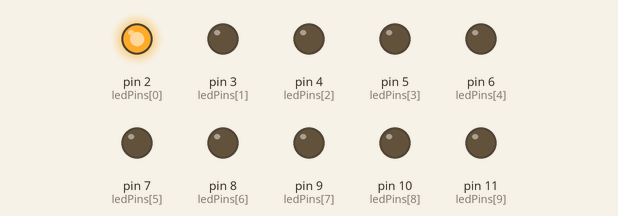
The sketch below on a simulated Arduino Uno, built with avr-gcc and run on an emulated ATmega328P. Shown: output pins drawn as LEDs (lit = HIGH).

Above: at 0.2 s.
At 1.2 s:
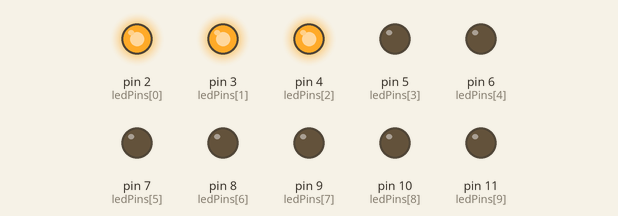
At 2.7 s:
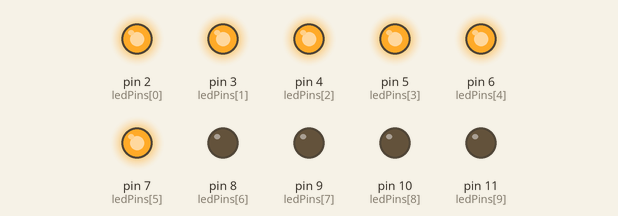
At 6.2 s:
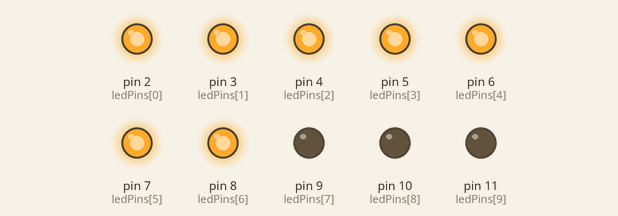
At 8.7 s:
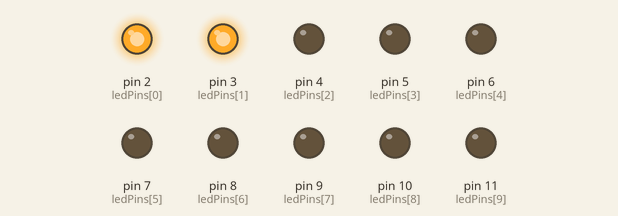
At 12.2 s:
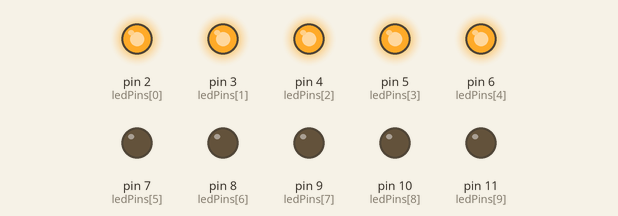
Timing chart, 0 to 13.0 s (numbered marks = the images above):
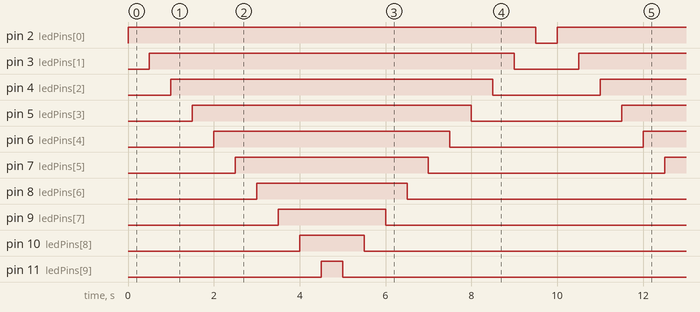

Measured:
- by itself, pin 2 (ledPins[0]): alternates HIGH for 9.5 s and LOW for 0.50 s
- by itself, pin 3 (ledPins[1]): alternates HIGH for 8.5 s and LOW for 1.5 s
- by itself, pin 4 (ledPins[2]): alternates HIGH for 7.5 s and LOW for 2.5 s
- by itself, pin 5 (ledPins[3]): alternates HIGH for 6.5 s and LOW for 3.5 s
- by itself, pin 6 (ledPins[4]): alternates HIGH for 5.5 s and LOW for 4.5 s
- by itself, pin 7 (ledPins[5]): alternates HIGH for 4.5 s and LOW for 5.5 s
- by itself, pin 8 (ledPins[6]): alternates HIGH for 3.5 s and LOW for 6.5 s
- by itself, pin 9 (ledPins[7]): alternates HIGH for 2.5 s and LOW for 7.5 s

The sketch:

1.ino
```cpp
int ledPins[] = { 2, 3, 4, 5, 6, 7, 8, 9, 10, 11 };
int _delay = 500;

void setup() {
  for (int i = 0; i != 10; ++i) {
    pinMode(ledPins[i], OUTPUT);
  }
}

void loop() {
  for (int i = 0; i != 10; ++i) {
    digitalWrite(ledPins[i], HIGH);
    delay(_delay);
  }
  for (int i = 9; i != -1; --i) {
    digitalWrite(ledPins[i], LOW);
    delay(_delay);
  }
}
```
